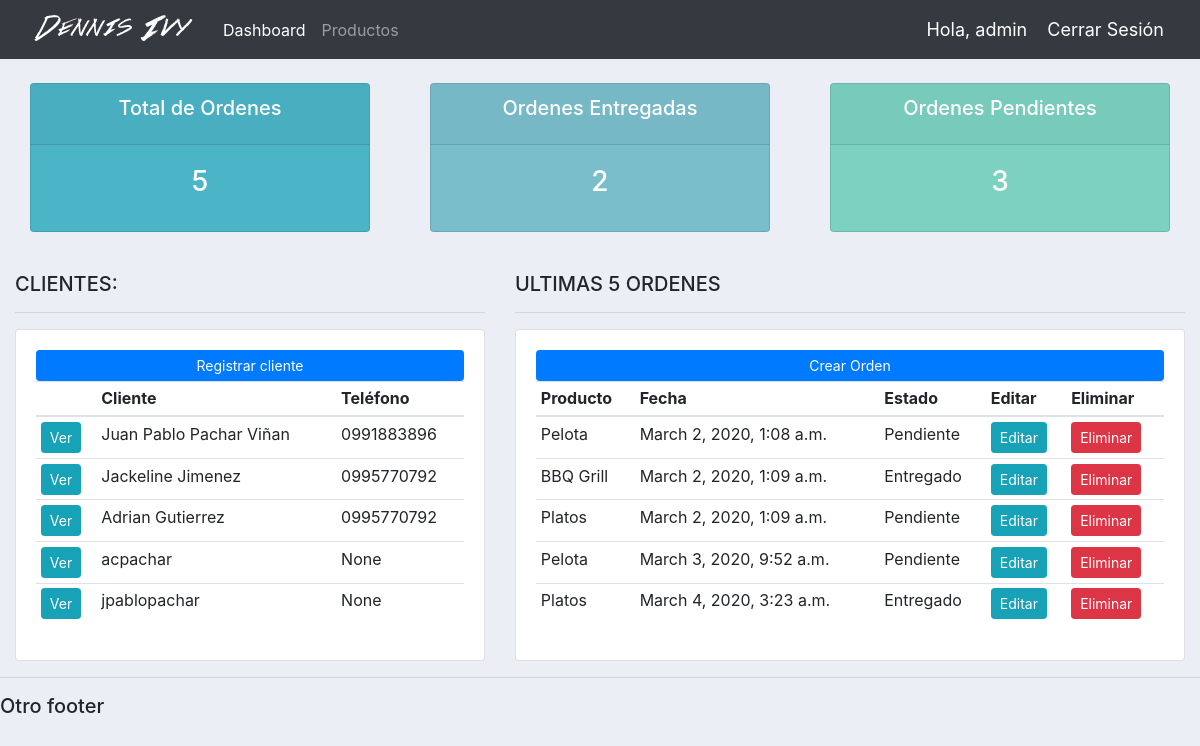
The app's page / (signed in) with its own data.
### cuenta/models.py (models this page shows, shortened)
class Cliente(models.Model):
    usuario = models.OneToOneField(User, null=True, blank=True, on_delete=models.CASCADE)
    nombre = models.CharField(max_length=200, null=True)
    telefono = models.CharField(max_length=200, null=True)
    correo = models.CharField(max_length=200, null=True)
    imagen = models.ImageField(default="profile1.png", null=True, blank=True)
    fechaCreacion = models.DateTimeField(auto_now_add=True, null=True)

class Orden(models.Model):
    ESTADO = (
        ('Pendiente', 'Pendiente'),
        ('Fuera para entregar', 'Fuera para entregar'),
        ('Entregado', 'Entregado'),
    )
    cliente = models.ForeignKey(Cliente, null=True, on_delete=models.SET_NULL)
    producto = models.ForeignKey(Producto, null=True, on_delete=models.SET_NULL)
    fechaCreacion = models.DateTimeField(auto_now_add=True, null=True)
    estado = models.CharField(max_length=200, null=True, choices=ESTADO)
    nota = models.CharField(max_length=1000, null=True)

class Producto(models.Model):
    CATEGORIA = (
        ('Interior', 'Interior'),
        ('Exterior', 'Exterior')
    )
    nombre = models.CharField(max_length=200, null=True)
    precio = models.FloatField(null=True)
    categoria = models.CharField(max_length=200, null=True, choices=CATEGORIA)
    descripcion = models.CharField(max_length=200, null=True, blank=True)
    fechaCreacion = models.DateTimeField(auto_now_add=True, null=True)
    etiquetas = models.ManyToManyField(Etiqueta)
    def __str__(self):
        return self.nombre

### cuenta/decorators.py (the view)
    def wrapper_func(request, *args, **kwargs):
        grupo = None
        if request.user.groups.exists():
            grupo = request.user.groups.all()[0].name
        if grupo == 'Cliente':
            return redirect('cuenta:usuario')
        if grupo == 'Admin':
            return view_func(request, *args, **kwargs)

### cuenta/views.py (called while the page is built)
@login_required(login_url='cuenta:iniciarSesion')
@soloAdmin
def inicio(request):
    ordenes = Orden.objects.all()
    clientes = Cliente.objects.all()
    totalClientes = clientes.count()
    totalOrdenes = ordenes.count()
    entregados = ordenes.filter(estado='Entregado').count()
    pendientes = ordenes.filter(estado='Pendiente').count()
    contexto = {
        'ordenes': ordenes,
        'clientes': clientes,
        'totalOrdenes': totalOrdenes,
        'entregados': entregados,
        'pendientes': pendientes
    }
    return render(request, 'cuenta/dashboard.html', contexto)

### cuenta/templates/cuenta/dashboard.html
{%  extends 'cuenta/main.html' %}
{% block Content %}
{%  include 'cuenta/estado.html' %}
<br>
<div class="row">
	<div class="col-md-5">
		<h5>CLIENTES:</h5>
		<hr>
		<div class="card card-body">
      <a class="btn btn-primary  btn-sm btn-block" href="">Registrar cliente</a>
			<table class="table table-sm">
        <thead>
          <tr>
            <th></th>
            <th>Cliente</th>
            <th>Teléfono</th>
          </tr>
        </thead>
        <tbody>
          {% for cliente in clientes %}
          <tr>
            <td><a href="{% url 'cuenta:cliente' cliente.id %}" class="btn btn-sm btn-info">Ver</a></td>
            <td>{{ cliente.nombre }}</td>
            <td>{{ cliente.telefono }}</td>
          </tr>
          {% endfor %}
        </tbody>
      </table>
		</div>
	</div>
	<div class="col-md-7">
		<h5>ULTIMAS 5 ORDENES</h5>
		<hr>
		<div class="card card-body">
			<a class="btn btn-primary  btn-sm btn-block" href="{% url 'cuenta:registrarOrden' %}">Crear Orden</a>
			<table class="table table-sm">
        <thead>
          <tr>
            <th>Producto</th>
            <th>Fecha</th>
            <th>Estado</th>
            <th>Editar</th>
            <th>Eliminar</th>
          </tr>
        </thead>
        <tbody>
          {% for orden in ordenes %}
          <tr>
            <td>{{ orden.producto }}</td>
            <td>{{ orden.fechaCreacion }}</td>
            <td>{{ orden.estado }}</td>
            <td><a href="{% url 'cuenta:actualizarOrden' orden.id %}" class="btn btn-sm btn-info">Editar</a></td>
            <td><a href="{% url 'cuenta:eliminarOrden' orden.id %}" class="btn btn-sm btn-danger">Eliminar</a></td>
          </tr>
          {% endfor %}
        </tbody>
			</table>
		</div>
	</div>
</div>
{% endblock %}

### cuenta/templates/cuenta/main.html (shortened to what this page needs)
{% load static %}
<!doctype html>
<html lang="es">
  <head>
    <link rel="stylesheet" href="https://stackpath.bootstrapcdn.com/bootstrap/4.4.1/css/bootstrap.min.css">
    <link rel="stylesheet" href="{% static '/css/styles.css' %}">
  </head>
  <body>
    {% include 'cuenta/navbar.html' %}
    <div class="container-fluid">
      {% block Content %}
      {% endblock %}
    </div>
    <hr>
    <h5>Otro footer</h5>
  </body>
</html>

### cuenta/templates/cuenta/navbar.html (shortened to what this page needs)
{% load static %}
<nav class="navbar navbar-expand-lg navbar-dark bg-dark">
  <img src="{% static 'images/logo.png' %}">
  <div class="collapse navbar-collapse" id="navbarNav">
    <ul class="navbar-nav">
      {% if request.user.is_staff %}
      <li class="nav-item active"><a class="nav-link" href="{% url 'cuenta:inicio' %}">Dashboard</a></li>
      <li class="nav-item"><a class="nav-link" href="{% url 'cuenta:productos' %}">Productos</a></li>
      {% else %}
      <li class="nav-item">
        <a href="{% url 'cuenta:opcionCuenta' %}" class="nav-link">Opciones</a>
      </li>
      {% endif %}
    </ul>
  </div>
  <span class="hello-msg">Hola, {{ request.user }}</span>
  <span><a href="{% url 'cuenta:cerrarSesion' %}" class="hello-msg">Cerrar Sesión</a></span>
</nav>

### cuenta/templates/cuenta/estado.html
<br>
<div class="row">
	<div class="col">
		<div class="col-md">
			<div class="card text-center text-white  mb-3" id="total-orders">
        <div class="card-header">
          <h5 class="card-title">Total de Ordenes</h5>
        </div>
        <div class="card-body">
          <h3 class="card-title">{{ totalOrdenes }}</h3>
        </div>
			</div>
		</div>
	</div>
	<div class="col">
		<div class="col-md">
			<div class="card text-center text-white  mb-3" id="orders-delivered">
			  	<div class="card-header">
			  		<h5 class="card-title">Ordenes Entregadas</h5>
			  	</div>
			  	<div class="card-body">
			    	<h3 class="card-title">{{ entregados }}</h3>
			  	</div>
			</div>
		</div>
	</div>
	<div class="col">
		<div class="col-md">
			<div class="card text-center text-white  mb-3" id="orders-pending">
        <div class="card-header">
          <h5 class="card-title">Ordenes Pendientes</h5>
        </div>
        <div class="card-body">
          <h3 class="card-title">{{ pendientes }}</h3>
        </div>
			</div>
		</div>
	</div>
</div>

### static/css/styles.css (style rules this page uses)
body { background-color: #ebeff5 }
#total-orders { background-color: #4cb4c7 }
#orders-delivered { background-color: #7abecc }
#orders-pending { background-color: #7CD1C0 }

### cuenta/templates/cuenta/navbar.html (style rules this page uses)
.hello-msg { font-size: 18px; color: #ffffff; margin-right: 20px; }

### records on screen
Cliente: nombre "Juan Pablo Pachar Viñan", telefono "0991883896"
Cliente: nombre "Jackeline Jimenez", telefono "0995770792"
Cliente: nombre "Adrian Gutierrez", telefono "0995770792"
Cliente: nombre "acpachar", telefono "None"
Cliente: nombre "jpablopachar", telefono "None"
Orden: producto "Pelota", fechaCreacion "March 2, 2020, 1:08 a.m.", estado "Pendiente"
Orden: producto "BBQ Grill", fechaCreacion "March 2, 2020, 1:09 a.m.", estado "Entregado"
Orden: producto "Platos", fechaCreacion "March 2, 2020, 1:09 a.m.", estado "Pendiente"
Orden: producto "Pelota", fechaCreacion "March 3, 2020, 9:52 a.m.", estado "Pendiente"
Orden: producto "Platos", fechaCreacion "March 4, 2020, 3:23 a.m.", estado "Entregado"

### other values on screen
{{ request.user }} "admin"
{{ totalOrdenes }} "5"
{{ entregados }} "2"
{{ pendientes }} "3"
